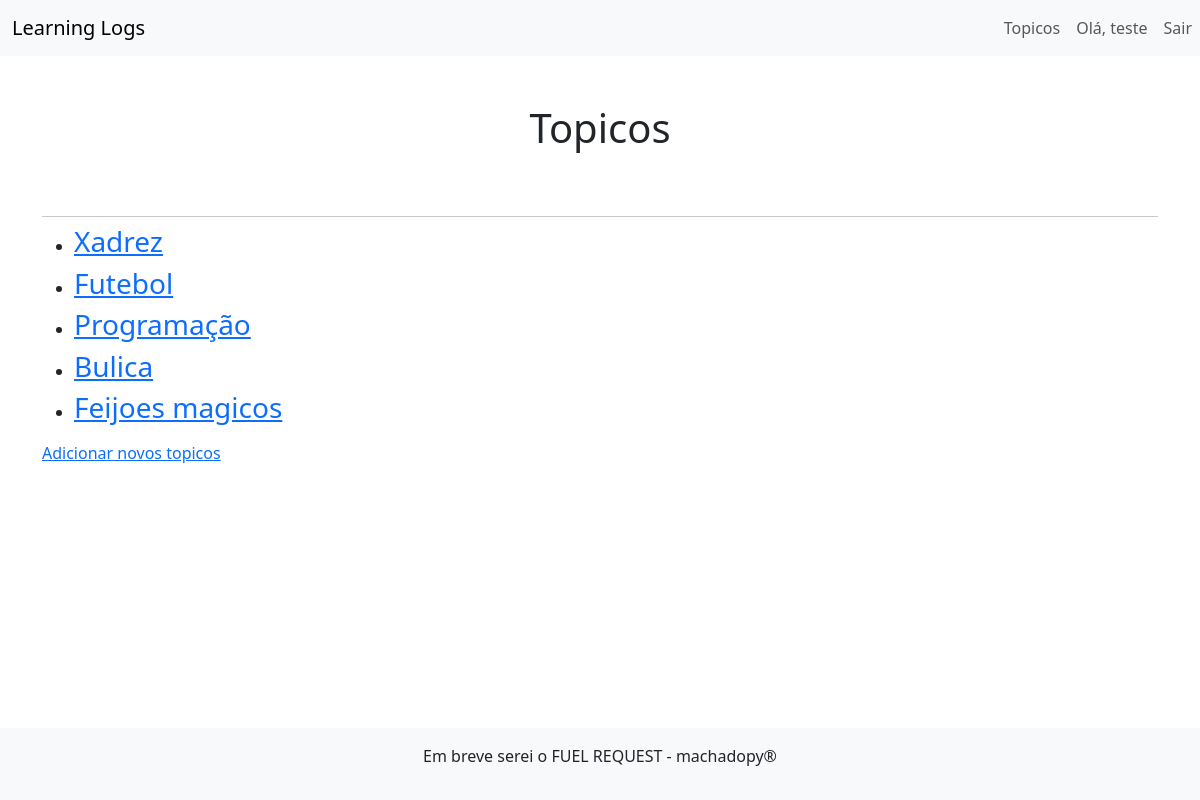
The app's page /topics/ (signed in), older data.
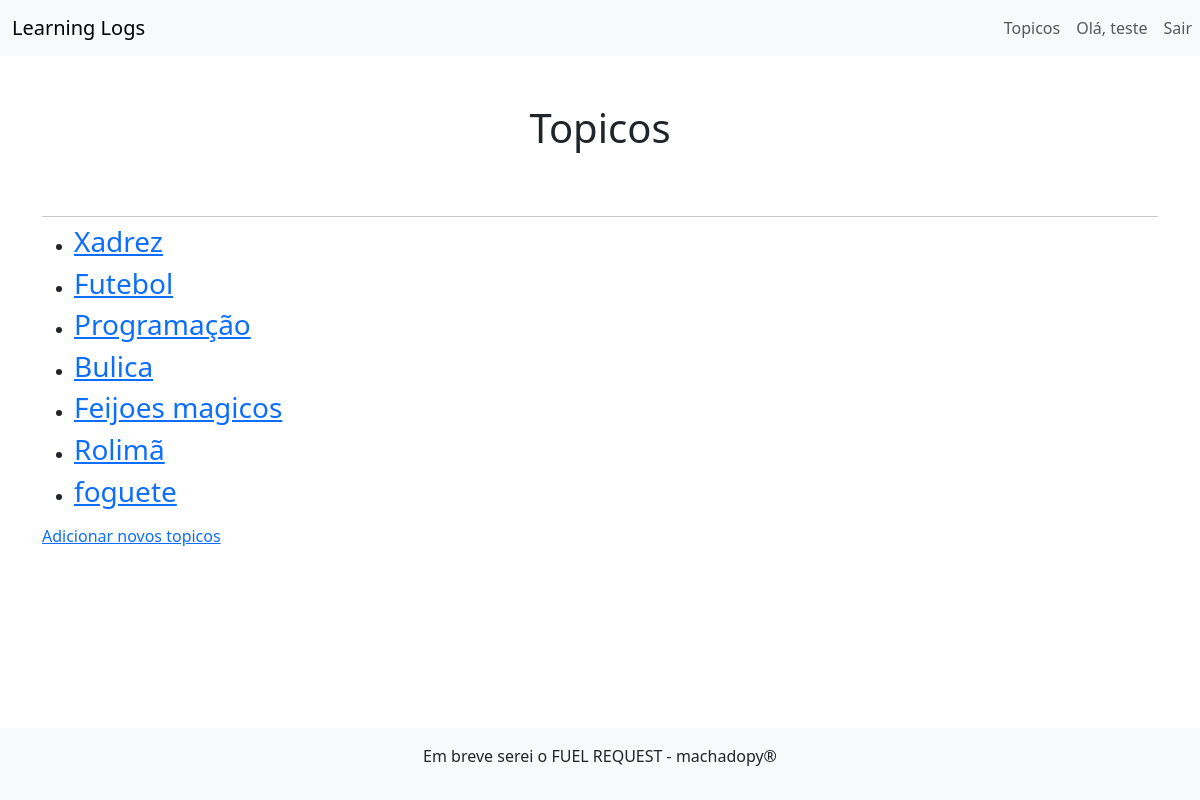
The same page, newer data.
### learning_logs/models.py (models this page shows)
class Topic(models.Model):
    text = models.CharField(max_length=64)
    date_added = models.DateTimeField(auto_now_add=True)
    owner = models.ForeignKey(User, on_delete=models.CASCADE)
    def __str__(self):
        return self.text

### learning_logs/views.py (the view)
# urls.py: path('topics/', views.topics, name = 'topics'),
@login_required
def topics(request):
    topics = Topic.objects.filter(owner=request.user).order_by('date_added')
    entries = Entry.objects.filter(topic__owner=request.user).order_by('date_added')
    context = {'topics': topics, 'entries': entries}
    return render(request, 'learning_logs/topics.html', context)

### learning_logs/templates/learning_logs/topics.html (shortened to what this page needs)
{% extends 'Learning_logs/base.html' %}
{% block header %}
    <h1>Topicos</h1>
{%endblock header%}
{% block content %}
<ul>
    {% for topic in topics %}
    <li>
        <h3>
            <a href="{% url 'topic' topic.id %}">{{ topic }}</a>
        </h3>
    </li>
    {% empty %}
    <li>Não há tópicos adicionados.</li>
    {% endfor %}
    </ul>
    <a href="{% url 'new_topic' %}">Adicionar novos topicos</a>
{% endblock content %}

Row changes from the older to the newer data that the page shows:
added Topic: text "Rolimã"
added Topic: text "foguete"
